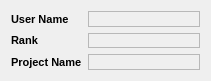
  <widget class="QWidget" name="gridLayoutWidget_3">
   <property name="geometry">
    <rect>
     <x>900</x>
     <y>30</y>
     <width>211</width>
     <height>81</height>
    </rect>
   </property>
   <layout class="QGridLayout" name="gridLayout_4">
    <item row="0" column="3">
     <widget class="QFrame" name="frame">
      <property name="frameShape">
       <enum>QFrame::StyledPanel</enum>
      </property>
      <property name="frameShadow">
       <enum>QFrame::Raised</enum>
      </property>
      <widget class="QLabel" name="label_username">
       <property name="geometry">
        <rect>
         <x>5</x>
         <y>1</y>
         <width>151</width>
         <height>20</height>
        </rect>
       </property>
       <property name="font">
        <font>
         <pointsize>8</pointsize>
        </font>
       </property>
       <property name="text">
        <string/>
       </property>
      </widget>
     </widget>
    </item>
    <item row="1" column="3">
     <widget class="QFrame" name="frame_3">
      <property name="frameShape">
       <enum>QFrame::StyledPanel</enum>
      </property>
      <property name="frameShadow">
       <enum>QFrame::Raised</enum>
      </property>
      <widget class="QLabel" name="label_rank">
       <property name="geometry">
        <rect>
         <x>5</x>
         <y>1</y>
         <width>151</width>
         <height>20</height>
        </rect>
       </property>
       <property name="font">
        <font>
         <pointsize>8</pointsize>
        </font>
       </property>
       <property name="text">
        <string/>
       </property>
      </widget>
     </widget>
    </item>
    <item row="2" column="3">
     <widget class="QFrame" name="frame_2">
      <property name="frameShape">
       <enum>QFrame::StyledPanel</enum>
      </property>
      <property name="frameShadow">
       <enum>QFrame::Raised</enum>
      </property>
      <widget class="QLabel" name="label_projectname">
       <property name="geometry">
        <rect>
         <x>5</x>
         <y>0</y>
         <width>151</width>
         <height>21</height>
        </rect>
       </property>
       <property name="font">
        <font>
         <pointsize>8</pointsize>
        </font>
       </property>
       <property name="text">
        <string/>
       </property>
      </widget>
     </widget>
    </item>
    <item row="2" column="1">
     <widget class="QLabel" name="label_8">
      <property name="sizePolicy">
       <sizepolicy hsizetype="Fixed" vsizetype="Preferred">
        <horstretch>0</horstretch>
        <verstretch>0</verstretch>
       </sizepolicy>
      </property>
      <property name="font">
       <font>
        <pointsize>8</pointsize>
        <bold>true</bold>
       </font>
      </property>
      <property name="text">
       <string>Project Name</string>
      </property>
     </widget>
    </item>
    <item row="0" column="1">
     <widget class="QLabel" name="label_7">
      <property name="sizePolicy">
       <sizepolicy hsizetype="Fixed" vsizetype="Preferred">
        <horstretch>0</horstretch>
        <verstretch>0</verstretch>
       </sizepolicy>
      </property>
      <property name="font">
       <font>
        <pointsize>8</pointsize>
        <bold>true</bold>
       </font>
      </property>
      <property name="text">
       <string>User Name</string>
      </property>
     </widget>
    </item>
    <item row="1" column="1">
     <widget class="QLabel" name="label_19">
      <property name="sizePolicy">
       <sizepolicy hsizetype="Fixed" vsizetype="Preferred">
        <horstretch>0</horstretch>
        <verstretch>0</verstretch>
       </sizepolicy>
      </property>
      <property name="font">
       <font>
        <pointsize>8</pointsize>
        <bold>true</bold>
       </font>
      </property>
      <property name="text">
       <string>Rank</string>
      </property>
     </widget>
    </item>
   </layout>
  </widget>
